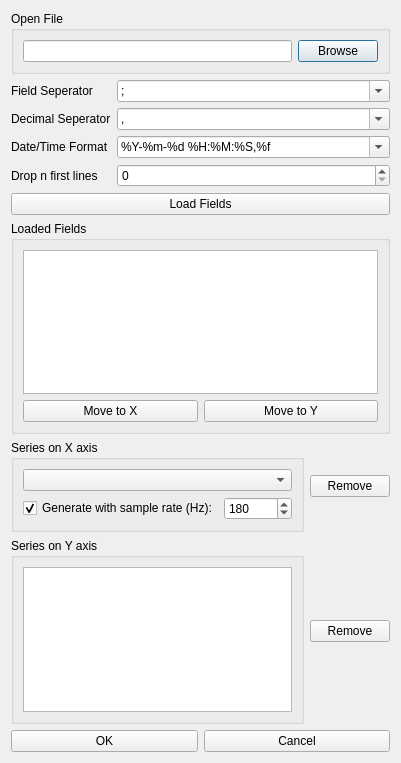
<?xml version="1.0" encoding="UTF-8"?>
<ui version="4.0">
 <class>NewPlot</class>
 <widget class="QDialog" name="NewPlot">
  <property name="geometry">
   <rect>
    <x>0</x>
    <y>0</y>
    <width>401</width>
    <height>763</height>
   </rect>
  </property>
  <property name="windowTitle">
   <string>New Plot</string>
  </property>
  <property name="sizeGripEnabled">
   <bool>false</bool>
  </property>
  <layout class="QVBoxLayout" name="verticalLayout_4">
   <item>
    <widget class="QGroupBox" name="groupBox">
     <property name="title">
      <string>Open File</string>
     </property>
     <layout class="QHBoxLayout" name="horizontalLayout">
      <item>
       <widget class="QLineEdit" name="txtFile"/>
      </item>
      <item>
       <widget class="QPushButton" name="btnBrowse">
        <property name="text">
         <string>Browse</string>
        </property>
       </widget>
      </item>
     </layout>
    </widget>
   </item>
   <item>
    <layout class="QFormLayout" name="formLayout">
     <item row="0" column="0">
      <widget class="QLabel" name="label">
       <property name="frameShape">
        <enum>QFrame::NoFrame</enum>
       </property>
       <property name="frameShadow">
        <enum>QFrame::Plain</enum>
       </property>
       <property name="text">
        <string>Field Seperator</string>
       </property>
      </widget>
     </item>
     <item row="0" column="1">
      <widget class="QComboBox" name="txtSep">
       <property name="editable">
        <bool>true</bool>
       </property>
       <item>
        <property name="text">
         <string>;</string>
        </property>
       </item>
       <item>
        <property name="text">
         <string>,</string>
        </property>
       </item>
       <item>
        <property name="text">
         <string>&lt;tab&gt;</string>
        </property>
       </item>
      </widget>
     </item>
     <item row="1" column="0">
      <widget class="QLabel" name="label_2">
       <property name="text">
        <string>Decimal Seperator</string>
       </property>
      </widget>
     </item>
     <item row="1" column="1">
      <widget class="QComboBox" name="txtDecimal">
       <property name="editable">
        <bool>true</bool>
       </property>
       <item>
        <property name="text">
         <string>,</string>
        </property>
       </item>
       <item>
        <property name="text">
         <string>.</string>
        </property>
       </item>
      </widget>
     </item>
     <item row="2" column="0">
      <widget class="QLabel" name="label_7">
       <property name="text">
        <string>Date/Time Format</string>
       </property>
      </widget>
     </item>
     <item row="2" column="1">
      <widget class="QComboBox" name="txtDateTime">
       <property name="editable">
        <bool>true</bool>
       </property>
       <item>
        <property name="text">
         <string>%Y-%m-%d %H:%M:%S,%f</string>
        </property>
       </item>
       <item>
        <property name="text">
         <string>%Y-%m-%d %H:%M:%S.%f</string>
        </property>
       </item>
       <item>
        <property name="text">
         <string>%H:%M</string>
        </property>
       </item>
       <item>
        <property name="text">
         <string>&lt;seconds&gt;</string>
        </property>
       </item>
       <item>
        <property name="text">
         <string>&lt;milliseconds&gt;</string>
        </property>
       </item>
       <item>
        <property name="text">
         <string>&lt;nanoseconds&gt;</string>
        </property>
       </item>
      </widget>
     </item>
     <item row="3" column="0">
      <widget class="QLabel" name="label_3">
       <property name="text">
        <string>Drop n first lines</string>
       </property>
      </widget>
     </item>
     <item row="3" column="1">
      <widget class="QSpinBox" name="spnLinedrop"/>
     </item>
    </layout>
   </item>
   <item>
    <widget class="QPushButton" name="btnLoad">
     <property name="text">
      <string>Load Fields</string>
     </property>
    </widget>
   </item>
   <item>
    <widget class="QGroupBox" name="groupBox_2">
     <property name="title">
      <string>Loaded Fields</string>
     </property>
     <layout class="QVBoxLayout" name="verticalLayout">
      <item>
       <widget class="QTableView" name="lstVAll">
        <property name="selectionMode">
         <enum>QAbstractItemView::MultiSelection</enum>
        </property>
       </widget>
      </item>
      <item>
       <layout class="QHBoxLayout" name="horizontalLayout">
        <item>
         <widget class="QPushButton" name="btnToX">
          <property name="text">
           <string>Move to X</string>
          </property>
         </widget>
        </item>
        <item>
         <widget class="QPushButton" name="btnToY">
          <property name="text">
           <string>Move to Y</string>
          </property>
         </widget>
        </item>
       </layout>
      </item>
     </layout>
    </widget>
   </item>
   <item>
    <layout class="QGridLayout" name="gridLayout">
     <item row="2" column="0">
      <layout class="QHBoxLayout" name="horizontalLayout_6"/>
     </item>
     <item row="1" column="1">
      <widget class="QGroupBox" name="groupBox_5">
       <property name="title">
        <string>Series on Y axis</string>
       </property>
       <layout class="QVBoxLayout" name="verticalLayout_7">
        <item>
         <widget class="QListView" name="lstVY">
          <property name="selectionMode">
           <enum>QAbstractItemView::MultiSelection</enum>
          </property>
         </widget>
        </item>
       </layout>
      </widget>
     </item>
     <item row="0" column="1">
      <widget class="QGroupBox" name="groupBox_6">
       <property name="title">
        <string>Series on X axis</string>
       </property>
       <layout class="QVBoxLayout" name="verticalLayout_8">
        <item>
         <layout class="QVBoxLayout" name="verticalLayout_2">
          <item>
           <widget class="QComboBox" name="lstVX">
            <property name="maxCount">
             <number>4</number>
            </property>
           </widget>
          </item>
          <item>
           <layout class="QHBoxLayout" name="horizontalLayout_2">
            <item>
             <widget class="QCheckBox" name="chkGenX">
              <property name="text">
               <string>Generate with sample rate (Hz):</string>
              </property>
              <property name="checked">
               <bool>true</bool>
              </property>
             </widget>
            </item>
            <item>
             <widget class="QSpinBox" name="spnFs">
              <property name="minimum">
               <number>1</number>
              </property>
              <property name="maximum">
               <number>10000</number>
              </property>
              <property name="value">
               <number>180</number>
              </property>
             </widget>
            </item>
           </layout>
          </item>
         </layout>
        </item>
       </layout>
      </widget>
     </item>
     <item row="1" column="2">
      <widget class="QPushButton" name="btnRemoveY">
       <property name="sizePolicy">
        <sizepolicy hsizetype="Fixed" vsizetype="Fixed">
         <horstretch>0</horstretch>
         <verstretch>0</verstretch>
        </sizepolicy>
       </property>
       <property name="text">
        <string>Remove</string>
       </property>
      </widget>
     </item>
     <item row="0" column="2">
      <widget class="QPushButton" name="btnRemoveX">
       <property name="sizePolicy">
        <sizepolicy hsizetype="Fixed" vsizetype="Fixed">
         <horstretch>0</horstretch>
         <verstretch>0</verstretch>
        </sizepolicy>
       </property>
       <property name="text">
        <string>Remove</string>
       </property>
      </widget>
     </item>
    </layout>
   </item>
   <item>
    <layout class="QHBoxLayout" name="horizontalLayout_3">
     <item>
      <widget class="QPushButton" name="btnOk">
       <property name="text">
        <string>OK</string>
       </property>
      </widget>
     </item>
     <item>
      <widget class="QPushButton" name="btnCancel">
       <property name="text">
        <string>Cancel</string>
       </property>
      </widget>
     </item>
    </layout>
   </item>
  </layout>
  <zorder>groupBox</zorder>
  <zorder>groupBox_2</zorder>
  <zorder>btnLoad</zorder>
 </widget>
 <resources/>
 <connections>
  <connection>
   <sender>chkGenX</sender>
   <signal>clicked(bool)</signal>
   <receiver>lstVX</receiver>
   <slot>setDisabled(bool)</slot>
   <hints>
    <hint type="sourcelabel">
     <x>106</x>
     <y>494</y>
    </hint>
    <hint type="destinationlabel">
     <x>163</x>
     <y>467</y>
    </hint>
   </hints>
  </connection>
 </connections>
 <designerdata>
  <property name="gridDeltaX">
   <number>10</number>
  </property>
  <property name="gridDeltaY">
   <number>10</number>
  </property>
  <property name="gridSnapX">
   <bool>true</bool>
  </property>
  <property name="gridSnapY">
   <bool>true</bool>
  </property>
  <property name="gridVisible">
   <bool>true</bool>
  </property>
 </designerdata>
</ui>
